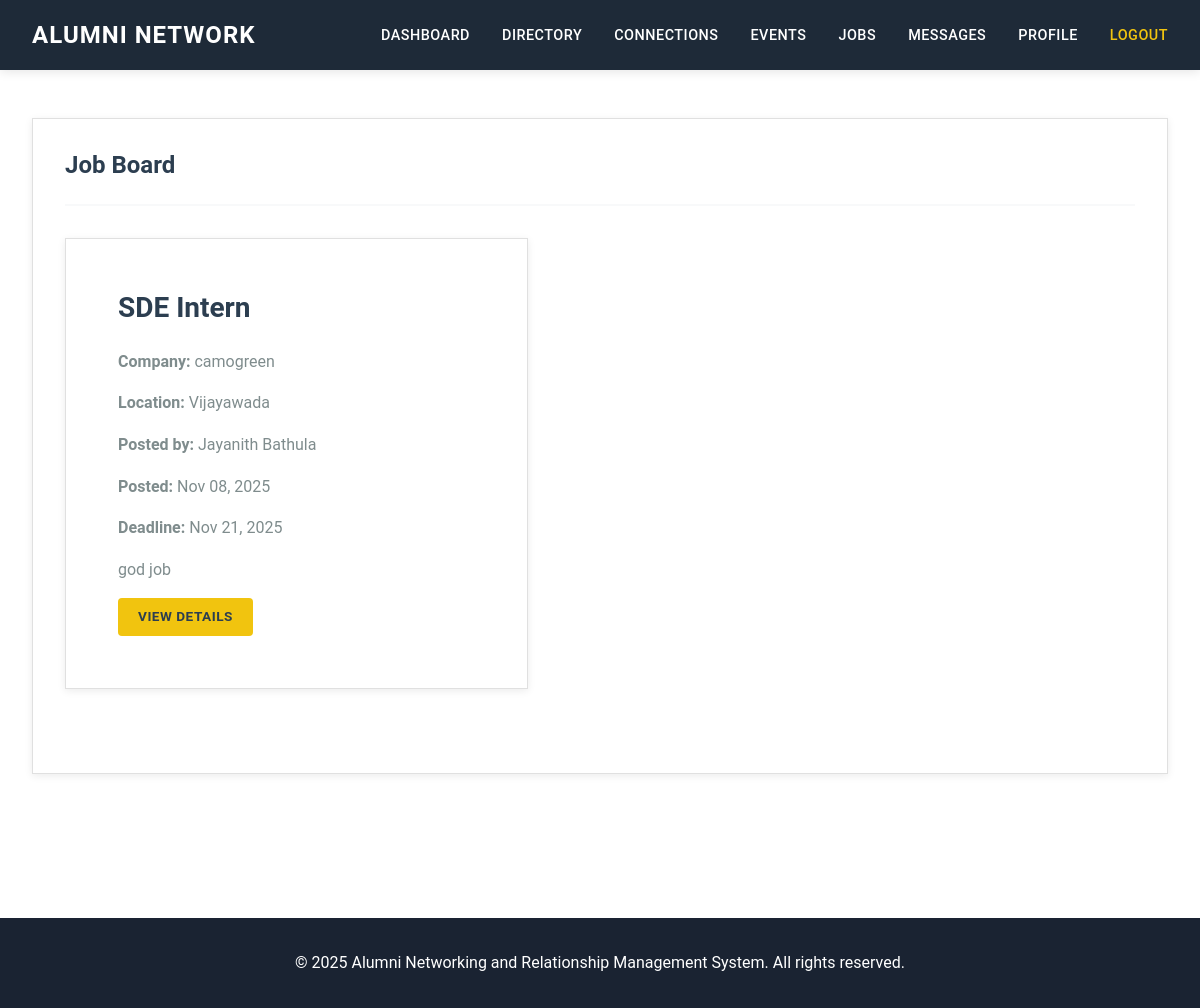
/jobboard (signed in), run on the app's committed database.
### adminapp/models.py (models this page shows, shortened)
class JobPosting(models.Model):
    id = models.AutoField(primary_key=True)
    title = models.CharField(max_length=200, blank=False)
    company = models.CharField(max_length=100, blank=False)
    location = models.CharField(max_length=100, blank=True)
    description = models.TextField(blank=True)
    requirements = models.TextField(blank=True)
    posted_by = models.ForeignKey(Alumni, on_delete=models.CASCADE, related_name='job_postings')
    posted_at = models.DateTimeField(auto_now_add=True)
    application_deadline = models.DateTimeField(null=True, blank=True)
    is_active = models.BooleanField(default=True)
    contact_email = models.CharField(max_length=100, blank=True)
    class Meta:
        db_table = "job_posting_table"

class Alumni(models.Model):
    id=models.AutoField(primary_key=True)
    alumniid=models.BigIntegerField(blank=False,unique=True)
    fullname=models.CharField(max_length=100,blank=False)
    gender=models.CharField(max_length=20,blank=False)
    department=models.CharField(max_length=50,blank=False)
    program = models.CharField(max_length=50, blank=False)
    graduation_year = models.IntegerField(blank=False)
    current_position = models.CharField(max_length=100, blank=True)
    company = models.CharField(max_length=100, blank=True)
    location = models.CharField(max_length=100, blank=True)
    linkedin = models.URLField(max_length=200, blank=True)
    bio = models.TextField(blank=True)
    password=models.CharField(max_length=100,blank=False,default="Alumni123")
    email=models.CharField(max_length=100,blank=False,unique=True)
    contact=models.CharField(max_length=20,blank=False,unique=True)
    profile_picture = models.ImageField(upload_to='alumni_profiles/', blank=True, null=True)
    is_approved = models.BooleanField(default=False)
    created_at = models.DateTimeField(auto_now_add=True)
    class Meta:
        db_table = "alumni_table"

### studentapp/views.py (the view)
# urls.py: path("jobboard", views.jobboard, name="jobboard"),
def jobboard(request):
    if 'role' not in request.session or request.session['role'] != 'alumni':
        messages.error(request, 'Please login first!')
        return redirect('login')
    jobs = JobPosting.objects.filter(is_active=True).order_by('-posted_at')
    context = {
        'jobs': jobs,
    }
    return render(request, 'alumni/jobboard.html', context)

### templates/alumni/jobboard.html
{% extends 'base.html' %}
{% block content %}
<div class="card">
    <div class="card-header">
        <h2 class="card-title">Job Board</h2>
    </div>
    <div class="row">
        {% for job in jobs %}
        <div class="col-md-6" style="margin-bottom: 20px;">
            <div class="card">
                <div style="padding: 20px;">
                    <h3>{{ job.title }}</h3>
                    <p><strong>Company:</strong> {{ job.company }}</p>
                    <p><strong>Location:</strong> {{ job.location|default:"Not specified" }}</p>
                    <p><strong>Posted by:</strong> {{ job.posted_by.fullname }}</p>
                    <p><strong>Posted:</strong> {{ job.posted_at|date:"M d, Y" }}</p>
                    {% if job.application_deadline %}
                    <p><strong>Deadline:</strong> {{ job.application_deadline|date:"M d, Y" }}</p>
                    {% endif %}
                    {% if job.description %}
                    <p>{{ job.description|truncatewords:30 }}</p>
                    {% endif %}
                    <a href="{% url 'jobdetails' job.id %}" class="btn btn-primary btn-sm">View Details</a>
                </div>
            </div>
        </div>
        {% empty %}
        <p>No job postings available</p>
        {% endfor %}
    </div>
</div>
{% endblock %}

### static/css/style.css (style rules this page uses)
* { margin: 0; padding: 0; box-sizing: border-box; }
:root { --primary-dark: #1a2332; --primary-blue: #2c3e50; --nav-dark: #1e2a38; --white: #ffffff; --yellow: #f1c40f; --yellow-dark: #d4ac0d; --gray-light: #f8f9fa; --gray: #95a5a6; --gray-dark: #7f8c8d; --gray-darker: #34495e; --text-dark: #2c3e50; --text-gray: #7f8c8d; --text-light: #95a5a6; --font-primary: 'Roboto', -apple-system, BlinkMacSystemFont, 'Segoe UI', sans-serif; --font-heading: 'Montserrat', 'Roboto', sans-serif; --spacing-xs: 0.5rem; --spacing-sm: 1rem; --spacing-md: 1.5rem; --spacing-lg: 2rem; --spacing-xl: 3rem; --spacing-2xl: 4rem; --transition: all 0.3s ease; }
body { font-family: var(--font-primary); font-size: 16px; line-height: 1.6; color: var(--text-dark); background-color: var(--white); -webkit-font-smoothing: antialiased; }
h1, h2, h3, h4, h5, h6 { font-family: var(--font-heading); font-weight: 700; line-height: 1.2; color: var(--text-dark); margin-bottom: var(--spacing-md); }
h2 { font-size: 2rem; }
h3 { font-size: 1.75rem; }
p { margin-bottom: var(--spacing-sm); color: var(--text-gray); }
a { color: var(--primary-blue); text-decoration: none; transition: var(--transition); }
.card { background: var(--white); border: 1px solid #e0e0e0; padding: var(--spacing-lg); margin-bottom: var(--spacing-lg); box-shadow: 0 2px 8px rgba(0, 0, 0, 0.08); transition: var(--transition); }
.card-header { border-bottom: 2px solid var(--gray-light); padding-bottom: var(--spacing-md); margin-bottom: var(--spacing-lg); }
.card-title { font-size: 1.5rem; font-weight: 700; color: var(--text-dark); margin-bottom: 0; }
.btn { display: inline-block; padding: 0.75rem 2rem; font-size: 0.95rem; font-weight: 600; text-transform: uppercase; letter-spacing: 0.5px; border: none; border-radius: 4px; cursor: pointer; transition: var(--transition); text-decoration: none; text-align: center; }
.btn-primary { background: var(--yellow); color: var(--text-dark); }
.btn-sm { padding: 0.5rem 1.25rem; font-size: 0.85rem; }
.row { display: flex; flex-wrap: wrap; margin: calc(var(--spacing-md) * -1); }
.col-md-6 { flex: 0 0 calc(50% - var(--spacing-md) * 2); padding: var(--spacing-md); }

### data on the page
JobPosting: title "SDE Intern", company "camogreen", location "Vijayawada", posted_by.fullname "Jayanith Bathula", posted_at "Nov 08, 2025", application_deadline "Nov 21, 2025", description "god job"
